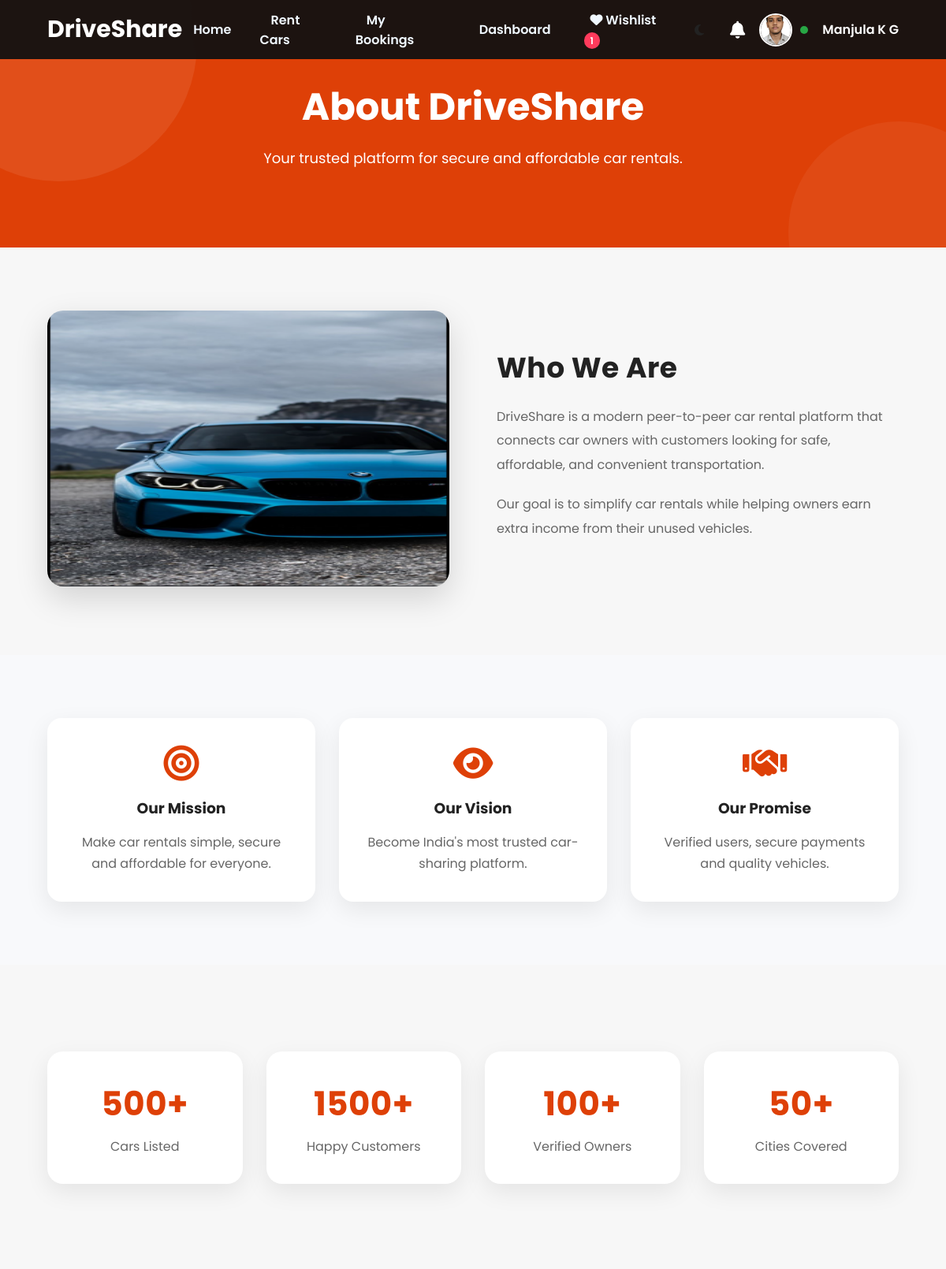
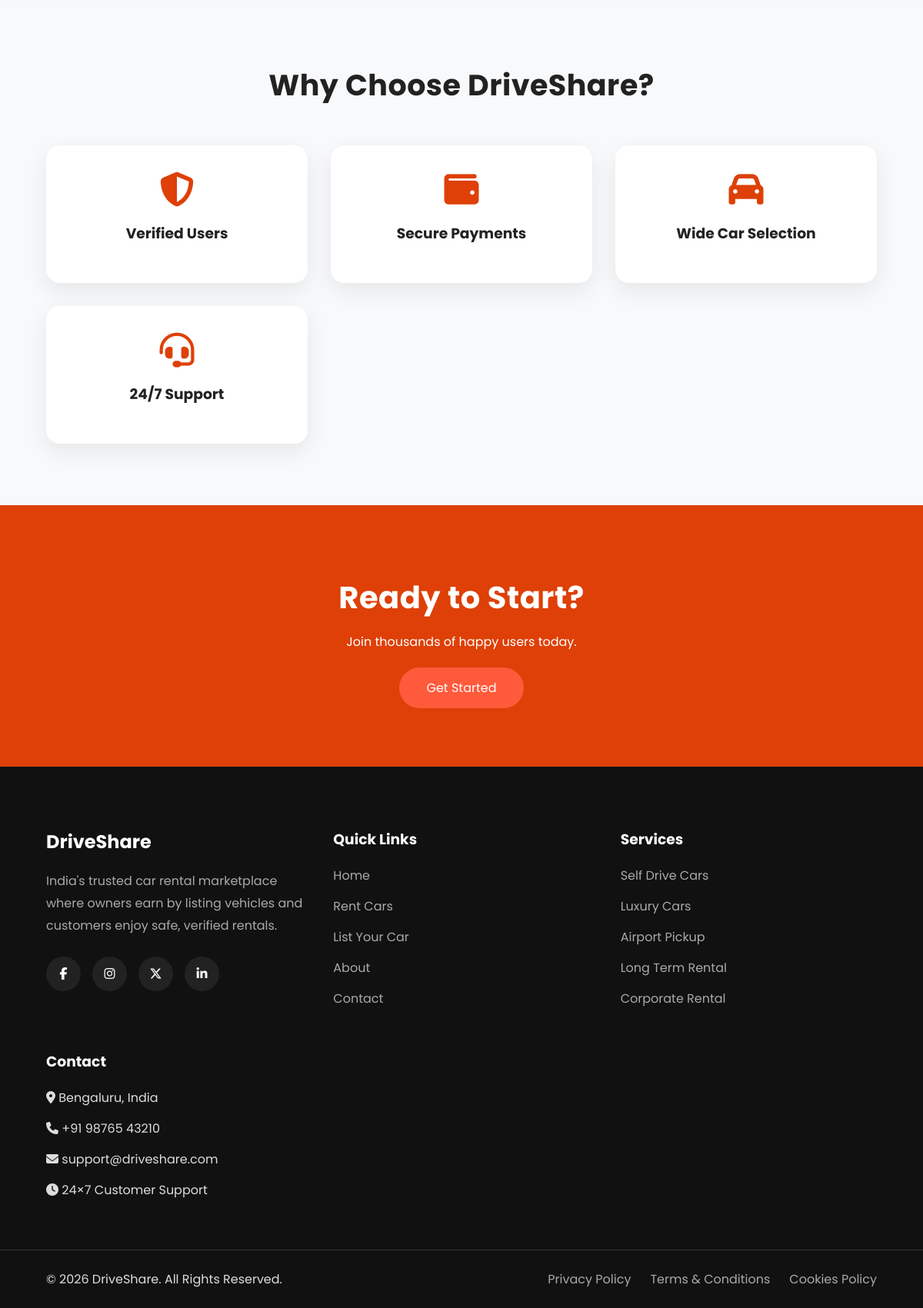
Screenshot of /dashboard/about/ (signed in) with the database file from the repository (2 pictures, top to bottom).
### accounts/models.py (models this page shows, shortened)
class CustomUser(AbstractUser):
    USER_TYPES = (
        ('customer', 'Customer'),
        ('owner', 'Car Owner'),
        ('admin', 'Admin'),
    )
    user_type = models.CharField(
        max_length=20,
        choices=USER_TYPES,
        default='customer'
    )
    phone_number = models.CharField(
        max_length=15,
        blank=True
    )
    profile_picture = models.ImageField(
        upload_to='profile_pictures/',
        blank=True,
        null=True
    )

### dashboard/views.py (the view)
# urls.py: path("about/", views.about, name="about"),
def about(request):
    return render(
        request,
        "core/about.html",
    )

### notifications/context_processors.py (called while the page is built)
def notification_count(request):
    if request.user.is_authenticated:
        return {
            "notification_count":
            request.user.notifications.filter(
                is_read=False
            ).count()
        }
    return {
        "notification_count": 0
    }

### templates/core/about.html (shortened to what this page needs)
{% extends "base.html" %}
{% load static %}
{% block content %}
<section class="page-banner">
    <div class="container">
        <h1>About DriveShare</h1>
        <p>Your trusted platform for secure and affordable car rentals.</p>
    </div>
</section>
<section class="about-section">
    <div class="container">
        <div class="about-grid">
            <div class="about-image">
                <img src="{% static 'images/about-car.png' %}" alt="DriveShare">
            </div>
            <div class="about-content">
                <h2>Who We Are</h2>
                <p>
                    DriveShare is a modern peer-to-peer car rental platform
                    that connects car owners with customers looking for safe,
                    affordable, and convenient transportation.
                </p>
                <p>
                    Our goal is to simplify car rentals while helping owners
                    earn extra income from their unused vehicles.
                </p>
            </div>
        </div>
    </div>
</section>
<section class="mission-section">
    <div class="container">
        <div class="cards">
            <div class="info-card">
                <i class="fas fa-bullseye"></i>
                <h3>Our Mission</h3>
                <p>
                    Make car rentals simple, secure and affordable for everyone.
                </p>
            </div>
            <div class="info-card">
                <i class="fas fa-eye"></i>
                <h3>Our Vision</h3>
                <p>
                    Become India's most trusted car-sharing platform.
                </p>
            </div>
            <div class="info-card">
                <i class="fas fa-handshake"></i>
                <h3>Our Promise</h3>
                <p>
                    Verified users, secure payments and quality vehicles.
                </p>
            </div>
        </div>
    </div>
</section>
<section class="stats-section">
    <div class="container">
        <div class="stats-grid">
            <div class="stat-card">
                <h2>500+</h2>
                <p>Cars Listed</p>
            </div>
            <div class="stat-card">
                <h2>1500+</h2>
                <p>Happy Customers</p>
            </div>
            <div class="stat-card">
                <h2>100+</h2>
                <p>Verified Owners</p>
            </div>
            <div class="stat-card">
                <h2>50+</h2>
                <p>Cities Covered</p>
            </div>
        </div>
    </div>
</section>
<section class="why-section">
    <div class="container">
        <h2>Why Choose DriveShare?</h2>
        <div class="cards">
            <div class="info-card">
                <i class="fas fa-shield-alt"></i>
                <h3>Verified Users</h3>
            </div>
            <div class="info-card">
                <i class="fas fa-wallet"></i>
                <h3>Secure Payments</h3>
            </div>
            <div class="info-card">
                <i class="fas fa-car"></i>
                <h3>Wide Car Selection</h3>
            </div>
            <div class="info-card">
                <i class="fas fa-headset"></i>
                <h3>24/7 Support</h3>
            </div>
        </div>
    </div>
</section>
<section class="cta-section">
    <div class="container">
        <h2>Ready to Start?</h2>
        <p>Join thousands of happy users today.</p>
        <a href="{% url 'signup' %}" class="btn-primary">
            Get Started
        </a>
    </div>
</section>
{% endblock %}

### templates/navbar.html (shortened to what this page needs)
<nav class="navbar">
    <div class="logo">
        <a href="/">DriveShare</a>
    </div>
    <ul class="nav-links">
    <li>
    <a href="/"
       class="{% if request.path == '/' %}active{% endif %}">
        Home
    </a>
</li>
    {% if user.is_authenticated %}
        {% if user.user_type == "customer" %}
            <li>
    <a href="{% url 'browse_cars' %}"
       class="{% if '/cars/' in request.path %}active{% endif %}">
        Rent Cars
    </a>
</li>
<li>
    <a href="{% url 'my_bookings' %}"
       class="{% if '/bookings/' in request.path %}active{% endif %}">
        My Bookings
    </a>
</li>
<li>
    <a href="{% url 'customer_dashboard' %}"
       class="{% if request.path == '/dashboard/customer/' %}active{% endif %}">
        Dashboard
    </a>
</li>
<li>
    <a href="{% url 'wishlist' %}" class="{% if request.path == '/cars/wishlist/' %}active{% endif %}">
        <i class="fas fa-heart"></i>
        Wishlist
{% if user.is_authenticated and user.user_type == "customer" %}
<span class="wishlist-count">
{{ user.wishlist_items.count }}
</span>
{% endif %}
    </a>
</li>
        {% endif %}
    {% else %}
        <li><a href="{% url 'browse_cars' %}">Rent Car</a></li>
        <li><a href="{% url 'signup' %}">List Your Car</a></li>
        <li><a href="{% url 'about' %}">About</a></li>
        <li><a href="{% url 'contact' %}">Contact</a></li>
    {% endif %}
</ul>
   <div class="auth-buttons">
{% if user.is_authenticated %}
    <div class="theme-toggle" id="themeToggle">
        <i class="fas fa-moon"></i>
    </div>
    <div class="notification-icon">
        <a href="{% url 'notifications' %}">
            <i class="fas fa-bell"></i>
        </a>
    </div>
    <div class="user-profile" id="userProfile">
        {% if user.profile_picture %}
            <img src="{{ user.profile_picture.url }}" class="nav-profile-img">
        {% else %}
            {% load static %}
        {% endif %}
        {% if user.user_type == "customer" %}
            {% if user.customer_profile.verification_status == "Approved" %}
                <span class="status-dot approved"></span>
            {% elif user.customer_profile.verification_status == "Pending" %}
                <span class="status-dot pending"></span>
            {% else %}
                <span class="status-dot rejected"></span>
            {% endif %}
        {% endif %}
        <span class="user-name">
            {{ user.first_name }}
        </span>
    </div>
{% endif %}
</div>
</nav>

### static/css/style.css (style rules this page uses)
* { margin:0; padding:0; box-sizing:border-box; font-family:'Poppins',sans-serif; }
* { transition: color .25s ease, background-color .25s ease, border-color .25s ease, box-shadow .25s ease, transform .25s ease; }
html { scroll-behavior:smooth; }
body { background:#f7f7f7; color:#222; }
a { text-decoration:none; }
ul { list-style:none; }
button, a { transition:.3s; }

### static/css/navbar.css (style rules this page uses)
.navbar { position:fixed; top:0; left:0; width:100%; height:75px; padding:0 40px; display:flex; justify-content:space-between; align-items:center; background:rgba(17,17,17,.95); backdrop-filter:blur(12px); z-index:9999; }
.navbar { transition: background .35s ease, box-shadow .35s ease, padding .35s ease; }
.logo a { font-size:30px; font-weight:700; color:white; }
.nav-links { display:flex; align-items:center; gap:22px; list-style:none; margin:0; padding:0; }
.nav-links a { color:aliceblue; font-size:16px; font-weight:600; text-decoration:none; padding:8px 14px; border-radius:8px; transition:.3s; }
.auth-buttons { display:flex; align-items:center; gap:18px; flex-shrink:0; }
.user-profile { position:relative; display:flex; align-items:center; gap:10px; cursor:pointer; }
.nav-profile-img { width:42px; height:42px; border-radius:50%; object-fit:cover; border:2px solid white; }
.user-name { color:white; font-weight:600; white-space:nowrap; }
.notification-icon { position:relative; display:flex; align-items:center; justify-content:center; }
.notification-icon a { color:#fff; font-size:22px; text-decoration:none; position:relative; display:flex; align-items:center; justify-content:center; }
.notification-icon i { transition:.3s; }
.status-dot { width:10px; height:10px; border-radius:50%; display:inline-block; margin-right:8px; }
.status-dot.approved { background:#28a745; }
.nav-profile-img { transition:all .3s ease; }
.notification-icon i { transition:all .3s ease; }
.theme-toggle { width:42px; height:42px; display:flex; align-items:center; justify-content:center; border-radius:50%; cursor:pointer; transition:.3s; }
.theme-toggle i { transition:.3s; }
.wishlist-count { margin-left:6px; background:#ff3b5c; color:white; padding:2px 8px; border-radius:50px; font-size:12px; font-weight:600; }

### static/css/hero.css (style rules this page uses)
.btn-primary { background:#ff5a3c; color:white; padding:15px 35px; border-radius:50px; }

### static/css/responsive.css (style rules this page uses)
@media (max-width:1200px) { .navbar { padding:18px 5%; } }

### static/css/dashboard.css (style rules this page uses)
.stats-grid { display:grid; grid-template-columns:repeat(auto-fit,minmax(220px,1fr)); gap:20px; margin:35px 0; }
.dashboard-header h1, section h2 { letter-spacing:.5px; }

### static/css/bookings.css (style rules this page uses)
.approved { background:#16a34a; }
.stats-grid { display:grid; grid-template-columns:repeat(4,1fr); gap:20px; margin:30px 0; }
.stat-card { background:#fff; padding:25px; border-radius:15px; text-align:center; box-shadow:0 8px 20px rgba(0,0,0,.08); }

### rows the page displays
CustomUser: wishlist_items.count "1", profile_picture (picture), first_name "Manjula K G"
